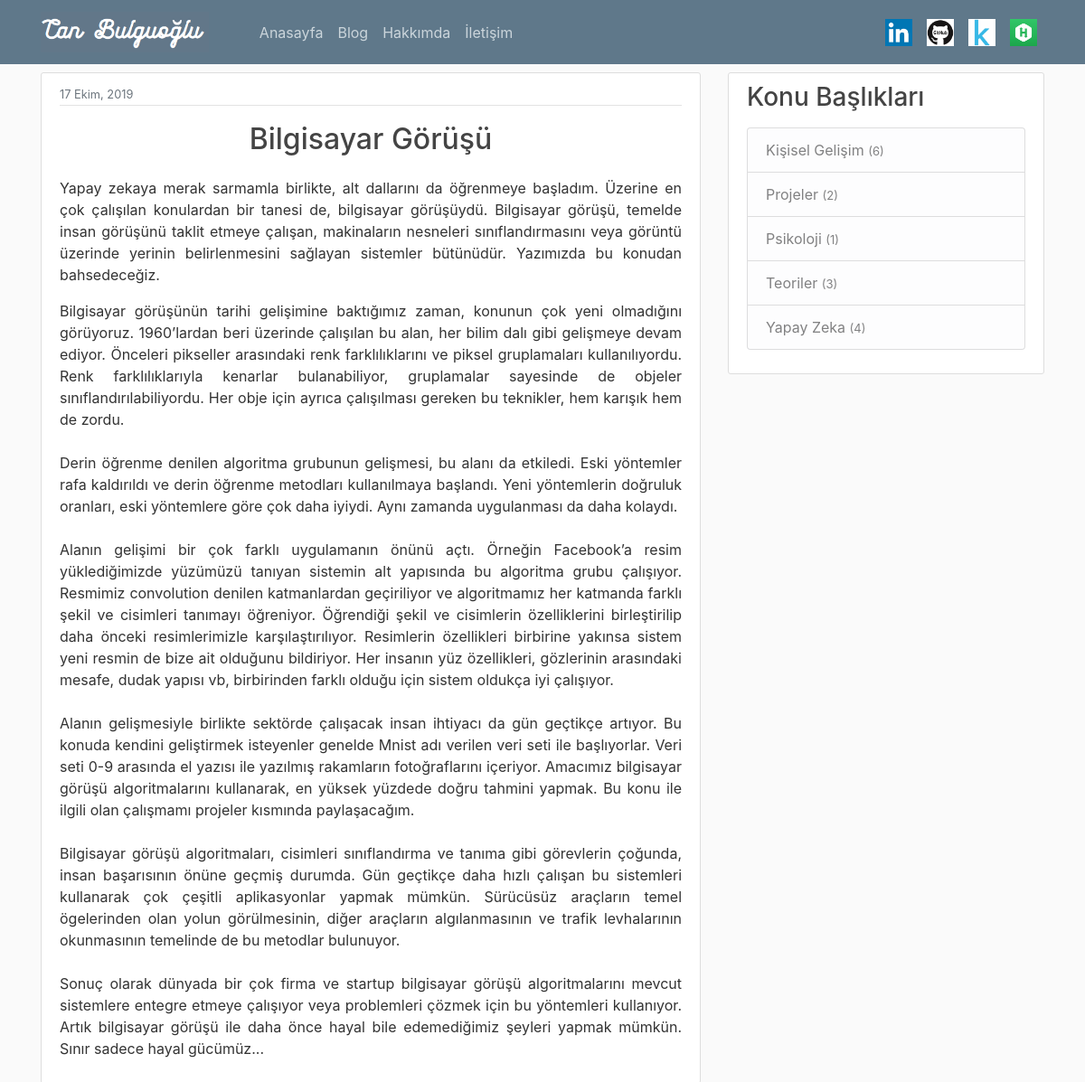
Screenshot of /post/28/ with the database file from the repository.
### blog/models.py (models this page shows, shortened)
class Post(models.Model):
    title = models.CharField(max_length= 100)
    first =models.TextField()
    konu = models.TextField()
    content = models.TextField()
    date_posted = models.DateTimeField(default= timezone.now)
    author = models.ForeignKey(User, on_delete=models.CASCADE) #delete posts when user is deleted

### blog/views.py (the view)
# urls.py: path('post/<int:pk>/', PostDetailView.as_view(), name='post-detail'),
class PostDetailView(DetailView):
    model = Post
    def get_context_data(self, **kwargs):
        context = super(DetailView, self).get_context_data(**kwargs)
        context['konular'] = Post.objects.values_list('konu').annotate(Count('konu'))
        return context

### blog/templates/blog/post_detail.html (shortened to what this page needs)
{% extends "blog/base.html" %}
{% block content %}
    <article class="media content-section">
      <div class="media-body">
        <div class="article-metadata">
          <small class="text-muted">{{ object.date_posted|date:"d F, Y" }}</small>
        </div>
          <h2 class="article-title" align="middle"> {{ object.title }} </h2>
          <div align="justify" class = "post_body">
            <p class="article-content">{{ object.first|urlize }}</p>
            <p class="article-content">{{ object.content|urlize }}</p>
          </div>
        </div>
    </article>
{% endblock content%}

### blog/static/blog/main.css (style rules this page uses)
body { background: #fafafa; color: #333333; margin-top: 5rem; }
h1, h2, h3, h4, h5, h6 { color: #444444; }
.content-section { background: #ffffff; padding: 10px 20px; border: 1px solid #dddddd; border-radius: 3px; margin-bottom: 20px; }
.article-title { color: #444444; white-space: pre-line; line-height: 50pt; }
.article-content { white-space: pre-line; }
.article-metadata { padding-bottom: 1px; margin-bottom: 4px; border-bottom: 1px solid #e3e3e3 }

### rows the page displays
Post: date_posted "17 Ekim, 2019", title "Bilgisayar Görüşü", first "Yapay zekaya merak sarmamla birlikte, alt dallarını da öğrenmeye başladım. Üzerine en çok çalışılan konulardan bir tanesi de, bilgisayar görüşüydü. Bilgisayar görüşü, temelde insan görüşünü taklit etmeye çalışan, makinaların nesneleri sınıflandırmasını veya görüntü üzerinde yerinin belirlenmesini sağlayan sistemler bütünüdür. Yazımızda bu konudan bahsedeceğiz.", content "Bilgisayar görüşünün tarihi gelişimine baktığımız zaman, konunun çok yeni olmadığını görüyoruz. 1960’lardan beri üzerinde çalışılan bu alan, her bilim dalı gibi gelişmeye devam ediyor. Önceleri pikseller arasındaki renk farklılıklarını ve piksel gruplamaları kullanılıyordu. Renk farklılıklarıyla kenarlar bulanabiliyor, gruplamalar sayesinde de objeler sınıflandırılabiliyordu. Her obje için ayrıca çalışılması gereken bu teknikler, hem karışık hem de zordu. Derin öğrenme denilen algoritma grubunun gelişmesi, bu alanı da etkiledi. Eski yöntemler rafa kaldırıldı ve derin öğrenme metodları kullanılmaya başlandı. Yeni yöntemlerin doğruluk oranları, eski yöntemlere göre çok daha iyiydi. Aynı…"

### other values shown
{{ post.0 }} "Kişisel Gelişim" "Projeler" "Psikoloji" "Teoriler" "Yapay Zeka"
{{ post.1 }} "6" "2" "1" "3" "4"
